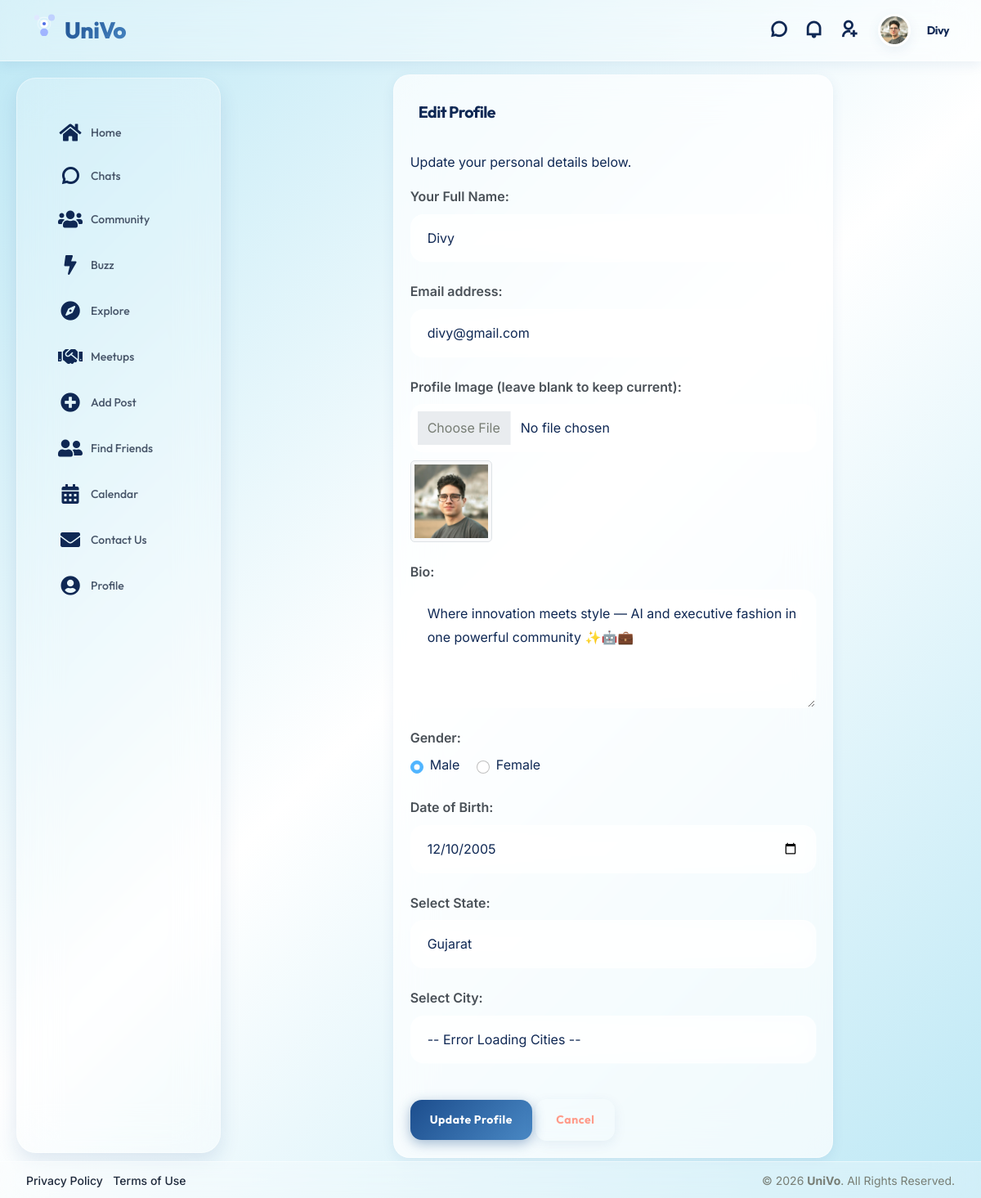
Page /profile/edit/ (signed in) on the committed database.
### user/models.py (models this page shows, shortened)
class user(models.Model):
    userid=models.AutoField(primary_key=True)
    username=models.CharField(max_length=50)
    email=models.CharField(max_length=50)
    password=models.CharField(max_length=50)
    profile=models.ImageField(upload_to="assets/images/user/")
    bio=models.TextField(max_length=1000)
    gender=models.CharField(max_length=10)
    dob=models.DateField(validators=[no_future_date])
    cityid=models.ForeignKey(city,on_delete=models.CASCADE)
    registrationdt=models.DateTimeField(auto_now=True)
    last_checked_chats=models.DateTimeField(null=True, blank=True)
    last_checked_activity=models.DateTimeField(null=True, blank=True)
    last_checked_invites=models.DateTimeField(null=True, blank=True)
    last_seen=models.DateTimeField(null=True, blank=True)
    google_id=models.CharField(max_length=255, null=True, blank=True)  # Google OAuth user ID
    phone=models.CharField(max_length=15, null=True, blank=True)

### user/views.py (the view, shortened to what this page needs)
# urls.py: path('profile/edit/', views.edit_profile, name='edit_profile'),
def edit_profile(request):
    userid = request.session.get('userid')
    if not userid:
        return redirect('signin')
    u = user.objects.get(pk=userid)
    data = {
        "states": state.objects.all().order_by('statename'),
        "cities": city.objects.all().order_by('cityname'),
        "user_profile": u,
        "user_state_id": u.cityid.stateid.stateid if u.cityid else None,
    }
    return render(request, 'edit-profile.html', data)

### user/templates/edit-profile.html (shortened to what this page needs)
{% extends "base.html" %}
{% block content %}
<div class="content-inner" id="page_layout">
    <div class="container-fluid">
        <div class="row justify-content-center">
            <div class="col-sm-12 col-lg-8">
                <div class="card shadow-sm border-0 rounded-4">
                    <div class="card-header d-flex justify-content-between border-bottom-0 bg-transparent pt-4 px-4">
                        <div class="header-title">
                            <h4 class="card-title fw-bold">Edit Profile</h4>
                        </div>
                    </div>
                    <div class="card-body">
                        <p>Update your personal details below.</p>
                        <form method="post" enctype="multipart/form-data" action="{% url 'edit_profile' %}">
                            <div class="form-group">
                                <label class="form-label" for="name">Your Full Name:</label>
                                <input type="text" class="form-control" id="name" name="name"
                                    value="{{ user_profile.username }}" required>
                            </div>
                            <div class="form-group">
                                <label class="form-label" for="email">Email address:</label>
                                <input type="email" class="form-control" id="email" name="email"
                                    value="{{ user_profile.email }}" required>
                            </div>
                            <div class="form-group">
                                <label class="form-label" for="profile">Profile Image (leave blank to keep
                                    current):</label>
                                <input type="file" class="form-control" id="profile" name="fup">
                                {% if user_profile.profile %}
                                <div class="mt-2">
                                    <img src="{{ user_profile.profile.url }}" alt="Current Profile"
                                        class="img-thumbnail" style="max-height: 100px;">
                                </div>
                                {% endif %}
                            </div>
                            <div class="form-group">
                                <label class="form-label" for="bio">Bio:</label>
                                <textarea class="form-control" id="bio" name="bio" rows="4"
                                    required>{{ user_profile.bio }}</textarea>
                            </div>
                            <div class="form-group">
                                <label class="form-label">Gender:</label><br>
                                <div class="form-check form-check-inline">
                                    <input type="radio" class="form-check-input" name="gender" id="genderMale"
                                        value="male" {% if user_profile.gender|lower == 'male' %}checked{% endif %}>
                                    <label class="form-check-label" for="genderMale">Male</label>
                                </div>
                                <div class="form-check form-check-inline">
                                    <input type="radio" class="form-check-input" name="gender" id="genderFemale"
                                        value="female" {% if user_profile.gender|lower == 'female' %}checked{% endif %}>
                                    <label class="form-check-label" for="genderFemale">Female</label>
                                </div>
                            </div>
                            <div class="form-group">
                                <label class="form-label" for="dob">Date of Birth:</label>
                                <input type="date" class="form-control" id="dob" name="dob"
                                    value="{{ user_profile.dob|date:'Y-m-d' }}" required>
                            </div>
                            <div class="form-group">
                                <label class="form-label" for="state">Select State:</label>
                                <select name="state" id="state" class="form-control" required>
                                    {% for s in states %}
                                    <option value="{{ s.stateid }}" {% if user_state_id == s.stateid %}selected{% endif %}>{{ s.statename }}</option>
                                    {% endfor %}
                                </select>
                            </div>
                            <div class="form-group">
                                <label class="form-label" for="city">Select City:</label>
                                <select name="city" id="city" class="form-control" required disabled>
                                    <option value="">-- Select State First --</option>
                                </select>
                            </div>
                            <button type="submit" class="btn btn-primary mt-3">Update Profile</button>
                            <a href="{% url 'my_profile' %}" class="btn bg-danger-subtle mt-3 text-danger">Cancel</a>
                        </form>
                    </div>
                </div>
            </div>
        </div>
    </div>
</div>
{% endblock %}

### user/templates/base.html (shortened to what this page needs)
{% load static %}
<!doctype html>
<html lang="en">
  <head>
    <link rel="stylesheet" href="{% static 'assets/css/libs.min.css' %}" />
    <link rel="stylesheet" href="{% static 'assets/css/socialv1fc6.css' %}" />
    <link rel="stylesheet" href="{% static 'assets/css/custom_theme.css' %}?v=2.0" />
    <link
      rel="stylesheet"
      href="https://cdnjs.cloudflare.com/ajax/libs/font-awesome/5.15.4/css/all.min.css"
    />
    <link
      rel="stylesheet"
      href="https://cdn.jsdelivr.net/npm/remixicon@2.5.0/fonts/remixicon.css"
    />
    <link
      rel="stylesheet"
      href="https://cdn.jsdelivr.net/npm/vanillajs-datepicker@1.3.4/dist/css/datepicker.min.css"
    />
    <link
      rel="stylesheet"
      href="https://maxst.icons8.com/vue-static/landen/line-awesome/line-awesome/1.3.0/css/line-awesome.min.css"
    />
  </head>
  <body class="{% if user_settings and user_settings.dark_mode %}dark-mode{% endif %}">
    <div class="wrapper">
      <div class="iq-top-navbar">
        <div class="iq-navbar-custom">
          <nav class="navbar navbar-expand-lg navbar-light p-0">
            <div class="iq-navbar-logo d-flex justify-content-between">
              <a href="{% url 'home' %}">
                <img
                  src="{% static 'assets/images/animated_logo.svg' %}"
                  class="img-fluid rotating-logo"
                  alt="UniVo Logo"
                  style="max-height: 30px"
                />
                <span>UniVo</span>
              </a>
            </div>
            <div class="collapse navbar-collapse" id="navbarSupportedContent">
              <ul class="navbar-nav ms-auto navbar-list align-items-center">
                {% if current_user %}
                <li class="nav-item">
                  <a
                    href="{% url 'chats' %}"
                    class="d-flex align-items-center px-2 position-relative"
                    title="Community Chats"
                  >
                    <i class="ri-chat-3-line fs-5 text-white"></i>
                  </a>
                </li>
                <li class="nav-item">
                  <a
                    href="{% url 'activity' %}"
                    class="d-flex align-items-center px-2 position-relative"
                    title="Notifications"
                  >
                    <i class="ri-notification-line fs-5 text-white"></i>
                  </a>
                </li>
                <li class="nav-item">
                  <a
                    href="{% url 'invitations_list' %}"
                    class="d-flex align-items-center px-2 position-relative"
                    title="Friend Requests"
                  >
                    <i class="ri-user-add-line fs-5 text-white"></i>
                  </a>
                </li>
                <li class="nav-item dropdown">
                  <a
                    href="#"
                    class="d-flex align-items-center dropdown-toggle"
                    id="drop-down-arrow"
                    data-bs-toggle="dropdown"
                    aria-haspopup="true"
                    aria-expanded="false"
                  >
                    {% if current_user.profile %}
                    <img
                      src="{{ current_user.profile.url }}"
                      class="img-fluid rounded-circle me-3"
                      alt="user"
                      style="width: 40px; height: 40px; object-fit: cover"
                    />
                    {% else %}
                    <img
                      src="{% static 'assets/images/user/1.jpg' %}"
                      class="img-fluid rounded-circle me-3"
                      alt="user"
                    />
                    {% endif %}
                    <div class="caption">
                      <h6 class="mb-0 line-height">
                        {{ current_user.username|default:"User" }}
                      </h6>
                    </div>
                  </a>
                </li>
                {% else %}
                <li class="nav-item pe-3 d-flex align-items-center">
                  <a href="{% url 'signup' %}" class="d-flex align-items-center text-dark text-decoration-none" style="height: 40px; font-weight: 500;">
                    <i class="ri-login-box-line me-2 fs-5"></i> Login
                  </a>
                </li>
                {% endif %}
              </ul>
            </div>
          </nav>
        </div>
      </div>
      <div class="iq-sidebar sidebar-default">
        <div id="sidebar-scrollbar">
          <nav class="iq-sidebar-menu">
            <ul id="iq-sidebar-toggle" class="iq-menu">
              {% block sidebar %}
              <li class="">
                <a href="{% url 'home' %}" class="sidebar-link">
                  <i class="fas fa-home me-2"></i><span>Home</span>
                </a>
              </li>
              <li class="">
                <a href="{% url 'chats' %}" class="sidebar-link">
                  <i class="ri-chat-3-line me-2"></i><span>Chats</span>
                </a>
              </li>
              <li class="">
                <a href="{% url 'group' %}" class="sidebar-link">
                  <i class="fas fa-users me-2"></i><span>Community</span>
                </a>
              </li>
              <li class="">
                <a href="{% url 'buzz' %}" class="sidebar-link">
                  <i class="fas fa-bolt me-2"></i><span>Buzz</span>
                </a>
              </li>
              <li class="">
                <a href="{% url 'blog_list' %}" class="sidebar-link">
                  <i class="fas fa-compass me-2"></i><span>Explore</span>
                </a>
              </li>
              <li class="">
                <a href="{% url 'meetup_list' %}" class="sidebar-link">
                  <i class="fas fa-handshake me-2"></i><span>Meetups</span>
                </a>
              </li>
              <li class="">
                <a href="{% url 'unified_add_post' %}" class="sidebar-link">
                  <i class="fas fa-plus-circle me-2"></i><span>Add Post</span>
                </a>
              </li>
              <li class="">
                <a href="{% url 'users_list' %}" class="sidebar-link">
                  <i class="fas fa-user-friends me-2"></i><span>Find Friends</span>
                </a>
              </li>
              <li class="">
                <a href="{% url 'calendar' %}" class="sidebar-link">
                  <i class="fas fa-calendar-alt me-2"></i><span>Calendar</span>
                </a>
              </li>
              <li class="">
                <a href="{% url 'contact_us' %}" class="sidebar-link">
                  <i class="fas fa-envelope me-2"></i><span>Contact Us</span>
                </a>
              </li>
              <li class="">
                <a href="{% url 'my_profile' %}" class="sidebar-link">
                  <i class="fas fa-user-circle me-2"></i><span>Profile</span>
                </a>
              </li>
              {% endblock sidebar %}
            </ul>
          </nav>
          <div class="p-5"></div>
        </div>
      </div>
      <div id="content-page" class="content-page {% block content_class %}{% endblock %}">
        <div class="container-fluid">
          {% block content %} {% endblock %}
        </div>
      </div>
      <footer class="iq-footer bg-transparent border-top py-0" style="line-height: normal;">
        <div class="container-fluid">
          <div class="row align-items-center">
            <div class="col-md-6 text-center text-md-start mb-2 mb-md-0">
              <ul class="list-inline mb-0">
                <li class="list-inline-item">
                  <a href="#" class="text-secondary small text-decoration-none">Privacy Policy</a>
                </li>
                <li class="list-inline-item">
                  <a href="#" class="text-secondary small text-decoration-none">Terms of Use</a>
                </li>
              </ul>
            </div>
            <div class="col-md-6 text-center text-md-end text-secondary small">
              &copy; 2026 <strong>UniVo</strong>. All Rights Reserved.
            </div>
          </div>
        </div>
      </footer>
    </div>
    <div class="toast-container position-fixed bottom-0 end-0 p-3" style="z-index: 5000;">
    </div>
    </body>
</html>

### user/templates/edit-profile.html (style rules this page uses)
.form-group { margin-bottom: 1.5rem; }
.form-label { font-weight: 600; margin-bottom: 0.5rem; color: #495057; }
.form-control, .form-select { padding: 12px 16px; border-radius: 10px; border: 1.5px solid #eee; background-color: #f8f9fa; transition: all 0.3s ease; }

### rows in the picture
user: profile (picture), username "Divy", name "Divy", email "divy@gmail.com", bio "Where innovation meets style — AI and executive fashion in one powerful community ✨🤖💼", gender "☑ Male", gender "☐ Female", dob "12/10/2005"

### other values in the picture
form field state "Gujarat"
